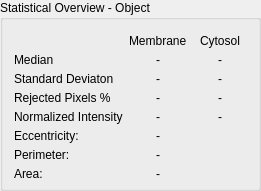
           <widget class="QGroupBox" name="groupBox_18">
            <property name="geometry">
             <rect>
              <x>523</x>
              <y>357</y>
              <width>261</width>
              <height>191</height>
             </rect>
            </property>
            <property name="minimumSize">
             <size>
              <width>0</width>
              <height>191</height>
             </size>
            </property>
            <property name="title">
             <string>Statistical Overview - Object</string>
            </property>
            <layout class="QGridLayout" name="gridLayout_3">
             <item row="3" column="1">
              <widget class="QLabel" name="label_63">
               <property name="minimumSize">
                <size>
                 <width>0</width>
                 <height>20</height>
                </size>
               </property>
               <property name="text">
                <string>-</string>
               </property>
               <property name="alignment">
                <set>Qt::AlignCenter</set>
               </property>
              </widget>
             </item>
             <item row="2" column="0">
              <widget class="QLabel" name="label_54">
               <property name="minimumSize">
                <size>
                 <width>0</width>
                 <height>20</height>
                </size>
               </property>
               <property name="text">
                <string>Standard Deviaton</string>
               </property>
              </widget>
             </item>
             <item row="4" column="0">
              <widget class="QLabel" name="label_52">
               <property name="minimumSize">
                <size>
                 <width>0</width>
                 <height>20</height>
                </size>
               </property>
               <property name="text">
                <string>Normalized Intensity</string>
               </property>
              </widget>
             </item>
             <item row="5" column="0">
              <widget class="QLabel" name="label_57">
               <property name="minimumSize">
                <size>
                 <width>0</width>
                 <height>20</height>
                </size>
               </property>
               <property name="text">
                <string>Eccentricity: </string>
               </property>
              </widget>
             </item>
             <item row="2" column="1">
              <widget class="QLabel" name="label_62">
               <property name="minimumSize">
                <size>
                 <width>0</width>
                 <height>20</height>
                </size>
               </property>
               <property name="text">
                <string>-</string>
               </property>
               <property name="alignment">
                <set>Qt::AlignCenter</set>
               </property>
              </widget>
             </item>
             <item row="6" column="0">
              <widget class="QLabel" name="label_58">
               <property name="minimumSize">
                <size>
                 <width>0</width>
                 <height>20</height>
                </size>
               </property>
               <property name="text">
                <string>Perimeter:</string>
               </property>
              </widget>
             </item>
             <item row="7" column="0">
              <widget class="QLabel" name="label_59">
               <property name="minimumSize">
                <size>
                 <width>0</width>
                 <height>20</height>
                </size>
               </property>
               <property name="text">
                <string>Area:</string>
               </property>
              </widget>
             </item>
             <item row="1" column="1">
              <widget class="QLabel" name="label_60">
               <property name="minimumSize">
                <size>
                 <width>0</width>
                 <height>20</height>
                </size>
               </property>
               <property name="text">
                <string>-</string>
               </property>
               <property name="alignment">
                <set>Qt::AlignCenter</set>
               </property>
              </widget>
             </item>
             <item row="6" column="1">
              <widget class="QLabel" name="label_67">
               <property name="minimumSize">
                <size>
                 <width>0</width>
                 <height>20</height>
                </size>
               </property>
               <property name="text">
                <string>-</string>
               </property>
               <property name="alignment">
                <set>Qt::AlignCenter</set>
               </property>
              </widget>
             </item>
             <item row="4" column="1">
              <widget class="QLabel" name="label_64">
               <property name="minimumSize">
                <size>
                 <width>0</width>
                 <height>20</height>
                </size>
               </property>
               <property name="text">
                <string>-</string>
               </property>
               <property name="alignment">
                <set>Qt::AlignCenter</set>
               </property>
              </widget>
             </item>
             <item row="5" column="1">
              <widget class="QLabel" name="label_66">
               <property name="minimumSize">
                <size>
                 <width>0</width>
                 <height>20</height>
                </size>
               </property>
               <property name="text">
                <string>-</string>
               </property>
               <property name="alignment">
                <set>Qt::AlignCenter</set>
               </property>
              </widget>
             </item>
             <item row="7" column="1">
              <widget class="QLabel" name="label_90">
               <property name="minimumSize">
                <size>
                 <width>0</width>
                 <height>20</height>
                </size>
               </property>
               <property name="text">
                <string>-</string>
               </property>
               <property name="alignment">
                <set>Qt::AlignCenter</set>
               </property>
              </widget>
             </item>
             <item row="1" column="0">
              <widget class="QLabel" name="label_61">
               <property name="minimumSize">
                <size>
                 <width>0</width>
                 <height>20</height>
                </size>
               </property>
               <property name="text">
                <string>Median</string>
               </property>
              </widget>
             </item>
             <item row="3" column="0">
              <widget class="QLabel" name="label_55">
               <property name="minimumSize">
                <size>
                 <width>0</width>
                 <height>20</height>
                </size>
               </property>
               <property name="text">
                <string>Rejected Pixels %</string>
               </property>
              </widget>
             </item>
             <item row="3" column="2">
              <widget class="QLabel" name="label_138">
               <property name="minimumSize">
                <size>
                 <width>0</width>
                 <height>20</height>
                </size>
               </property>
               <property name="text">
                <string>-</string>
               </property>
               <property name="alignment">
                <set>Qt::AlignCenter</set>
               </property>
              </widget>
             </item>
             <item row="2" column="2">
              <widget class="QLabel" name="label_139">
               <property name="minimumSize">
                <size>
                 <width>0</width>
                 <height>20</height>
                </size>
               </property>
               <property name="text">
                <string>-</string>
               </property>
               <property name="alignment">
                <set>Qt::AlignCenter</set>
               </property>
              </widget>
             </item>
             <item row="4" column="2">
              <widget class="QLabel" name="label_137">
               <property name="minimumSize">
                <size>
                 <width>0</width>
                 <height>20</height>
                </size>
               </property>
               <property name="text">
                <string>-</string>
               </property>
               <property name="alignment">
                <set>Qt::AlignCenter</set>
               </property>
              </widget>
             </item>
             <item row="1" column="2">
              <widget class="QLabel" name="label_140">
               <property name="minimumSize">
                <size>
                 <width>0</width>
                 <height>20</height>
                </size>
               </property>
               <property name="text">
                <string>-</string>
               </property>
               <property name="alignment">
                <set>Qt::AlignCenter</set>
               </property>
              </widget>
             </item>
             <item row="0" column="1">
              <widget class="QLabel" name="label_65">
               <property name="minimumSize">
                <size>
                 <width>0</width>
                 <height>20</height>
                </size>
               </property>
               <property name="text">
                <string>Membrane</string>
               </property>
              </widget>
             </item>
             <item row="0" column="2">
              <widget class="QLabel" name="label_136">
               <property name="minimumSize">
                <size>
                 <width>0</width>
                 <height>20</height>
                </size>
               </property>
               <property name="text">
                <string>Cytosol</string>
               </property>
               <property name="alignment">
                <set>Qt::AlignCenter</set>
               </property>
              </widget>
             </item>
            </layout>
           </widget>
